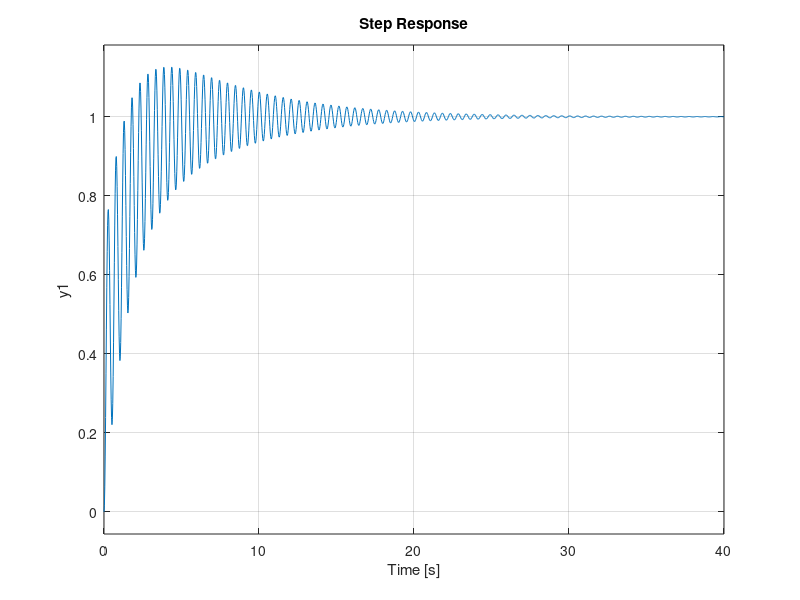

Recreate this plot in MATLAB.
G1 = zpk([],[0 0],[1])
G2 = zpk([],[-1],[50])
G3 = zpk([],[0],[2])
G4 = zpk([0],[],[1])
G5 = zpk([],[],[-2])

Aux1 = feedback(G2,G3)
Aux2 = parallel(G4,-G5)
Aux3 = series(Aux1,Aux2)
Aux4 =series(G1,Aux3)

T = feedback(Aux4,1)

step(T)
